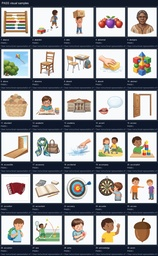
#> input picture audit/visual-assets/sheets/pass-samples/pass-sample-001.jpg, 158 x 256 px, shrunk from 1100 x 1784 before the run
$ python rebuild-b1-wave2-blackfield.py ../../audit/visual-assets/sheets/pass-samples/pass-sample-001.jpg out.png
#> lines starting #> are read from the running program, lines starting #| are printed output that depends on the picture
"""Rebuild a Wave 2 mop sheet by turning border-connected white cells black.

This preserves the replacement artwork and removes the repeated Manus failure
mode where the contact-sheet field is drawn as white worksheet cells.
"""
from __future__ import annotations

import sys
from collections import deque
from pathlib import Path
from PIL import Image


def is_background(pixel: tuple[int, int, int, int]) -> bool:
    r, g, b, a = pixel
    if a < 8:
        return True
    return r >= 238 and g >= 238 and b >= 238


def flood_cell(pixels, width: int, height: int, box: tuple[int, int, int, int]) -> None:
    left, top, right, bottom = box
    seen: set[tuple[int, int]] = set()
    q: deque[tuple[int, int]] = deque()
    margin = min(36, max(4, (right - left) // 8), max(4, (bottom - top) // 8))
    seed_left = max(left, 0)
    seed_right = min(right - 1, width - 1)
    seed_top = max(top, 0)
    seed_bottom = min(bottom - 1, height - 1)

    # Manus often draws a thick black gutter around a white card/backplate. Scan
    # the inner margin band so the flood starts on the actual white backplate.
    for y in range(seed_top, seed_bottom + 1):
        for x in range(seed_left, seed_right + 1):
            near_edge = (
                x - seed_left < margin
                or seed_right - x < margin
                or y - seed_top < margin
                or seed_bottom - y < margin
            )
            if near_edge and is_background(pixels[x, y]):
                q.append((x, y))

    while q:
        x, y = q.popleft()
        if x < 0 or y < 0 or x >= width or y >= height or (x, y) in seen:
            continue
        seen.add((x, y))
        if not is_background(pixels[x, y]):
            continue
        pixels[x, y] = (0, 0, 0, 255)
        if x > left:
            q.append((x - 1, y))
        if x < right - 1:
            q.append((x + 1, y))
        if y > top:
            q.append((x, y - 1))
        if y < bottom - 1:
            q.append((x, y + 1))


def main() -> int:
    if len(sys.argv) != 3:
        print("usage: rebuild-b1-wave2-blackfield.py <input.png> <output.png>", file=sys.stderr)
        return 2

    src = Path(sys.argv[1])
    dest = Path(sys.argv[2])
    img = Image.open(src).convert("RGBA")
    width, height = img.size
#> width = 158; height = 256
    pixels = img.load()

    rows = cols = 4
    for row in range(rows):
        for col in range(cols):
            left = round(col * width / cols)
            right = round((col + 1) * width / cols)
            top = round(row * height / rows)
            bottom = round((row + 1) * height / rows)
            flood_cell(pixels, width, height, (left, top, right, bottom))

    dest.parent.mkdir(parents=True, exist_ok=True)
    img.save(dest)
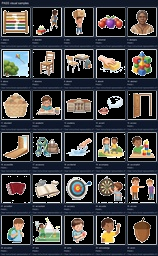
#> saved as out.png: PIL image 158x256 RGBA; mean R, G, B, A 65.5, 64.9, 66.4, 255
    print(dest)
    return 0


if __name__ == "__main__":
    raise SystemExit(main())
#> (the program exits here)

$ run again, on audit/visual-assets/sheets/pass-samples/pass-sample-003.jpg
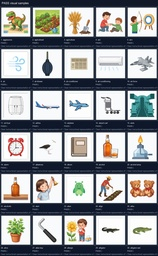
#> input picture audit/visual-assets/sheets/pass-samples/pass-sample-003.jpg, 158 x 256 px, shrunk from 1100 x 1784 before the run
#> in main, `img.save(dest)`:
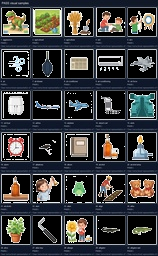
#> saved as out.png: PIL image 158x256 RGBA; mean R, G, B, A 57.9, 59.7, 61.6, 255

$ run again, on audit/visual-assets/sheets/pass-samples/pass-sample-004.jpg
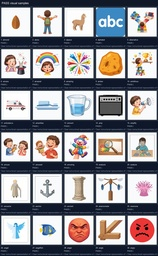
#> input picture audit/visual-assets/sheets/pass-samples/pass-sample-004.jpg, 158 x 256 px, shrunk from 1100 x 1784 before the run
#> in main, `img.save(dest)`:
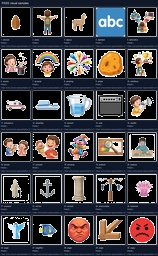
#> saved as out.png: PIL image 158x256 RGBA; mean R, G, B, A 65.8, 63.4, 67.5, 255

$ run again, on audit/visual-assets/sheets/pass-samples/pass-sample-005.jpg
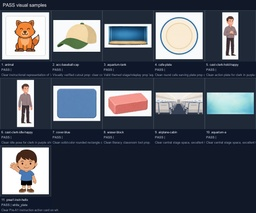
#> input picture audit/visual-assets/sheets/pass-samples/pass-sample-005.jpg, 256 x 213 px, shrunk from 1100 x 914 before the run
#> in main, `img.save(dest)`:
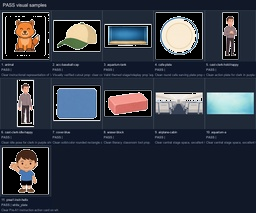
#> saved as out.png: PIL image 256x213 RGBA; mean R, G, B, A 48.5, 53.9, 65.2, 255
